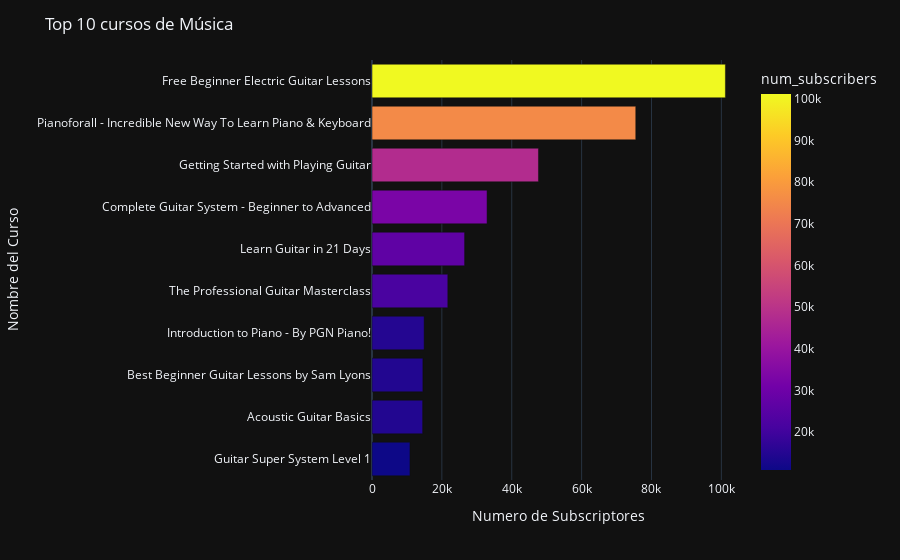

Notebook code cell kept with this figure:
### Markdown cell above
# 8) Top 10 cursos de Música

### Code cell
Music = data[data['subject']=='Musical Instruments']

top_music= Music.sort_values("num_subscribers", 
                                ascending=False)[0:10].sort_values("num_subscribers", ascending=True).reset_index(drop=True).reset_index()

fig = px.bar(top_music,
       y = 'course_title',
       x= 'num_subscribers',
       orientation = 'h',
       color='num_subscribers',
      hover_data=['num_reviews','num_lectures','year','url'])

fig.update_xaxes(title='Numero de Subscriptores')
fig.update_yaxes(title='Nombre del Curso')
fig.update_layout(title = 'Top 10 cursos de Música')
fig.show()

### Figure 1 — Plotly figure (JSON) as saved in the notebook; plotly's stock layout.template omitted (floating-point values rounded to 4 significant figures)
{"data": [{"alignmentgroup": "True", "customdata": [[2257, 104, 2015, "https://www.udemy.com/guitar-super-system-level-1-unlock-your-potential/"], [224, 21, 2014, "https://www.udemy.com/acoustic-guitar-basics/"], [20, 32, 2013, "https://www.udemy.com/best-beginner-guitar-lessons-by-sam-lyons-udemy/"], [772, 8, 2015, "https://www.udemy.com/introductiontopiano/"], [1340, 136, 2015, "https://www.udemy.com/the-professional-guitar-masterclass/"], [192, 82, 2012, "https://www.udemy.com/learn-guitar-in-21-days/"], [2713, 310, 2013, "https://www.udemy.com/complete-guitar-system-beginner-to-advanced/"], [1141, 26, 2013, "https://www.udemy.com/getting-started-with-playing-guitar/"], [7676, 362, 2014, "https://www.udemy.com/pianoforall-incredible-new-way-to-learn-piano-keyboard/"], [1042, 95, 2012, "https://www.udemy.com/beginner-electric-guitar-lessons/"]], "hovertemplate": "num_subscribers=%{marker.color}<br>course_title=%{y}<br>num_reviews=%{customdata[0]}<br>num_lectures=%{customdata[1]}<br>year=%{customdata[2]}<br>url=%{customdata[3]}<extra></extra>", "legendgroup": "", "marker": {"color": [10869, 14495, 14560, 14922, 21701, 26504, 32935, 47652, 75499, 101154], "coloraxis": "coloraxis"}, "name": "", "offsetgroup": "", "orientation": "h", "showlegend": false, "textposition": "auto", "type": "bar", "x": [10869, 14495, 14560, 14922, 21701, 26504, 32935, 47652, 75499, 101154], "xaxis": "x", "y": ["Guitar Super System Level 1", "Acoustic Guitar Basics", "Best Beginner Guitar Lessons by Sam Lyons", "Introduction to Piano - By PGN Piano!", "The Professional Guitar Masterclass", "Learn Guitar in 21 Days", "Complete Guitar System - Beginner to Advanced", "Getting Started with Playing Guitar", "Pianoforall - Incredible New Way To Learn Piano & Keyboard", "Free Beginner Electric Guitar Lessons"], "yaxis": "y"}], "layout": {"barmode": "relative", "coloraxis": {"colorbar": {"title": {"text": "num_subscribers"}}, "colorscale": [[0, "#0d0887"], [0.1111, "#46039f"], [0.2222, "#7201a8"], [0.3333, "#9c179e"], [0.4444, "#bd3786"], [0.5556, "#d8576b"], [0.6667, "#ed7953"], [0.7778, "#fb9f3a"], [0.8889, "#fdca26"], [1, "#f0f921"]]}, "legend": {"tracegroupgap": 0}, "margin": {"t": 60}, "title": {"text": "Top 10 cursos de Música"}, "xaxis": {"anchor": "y", "domain": [0, 1], "title": {"text": "Numero de Subscriptores"}}, "yaxis": {"anchor": "x", "domain": [0, 1], "title": {"text": "Nombre del Curso"}}}}
